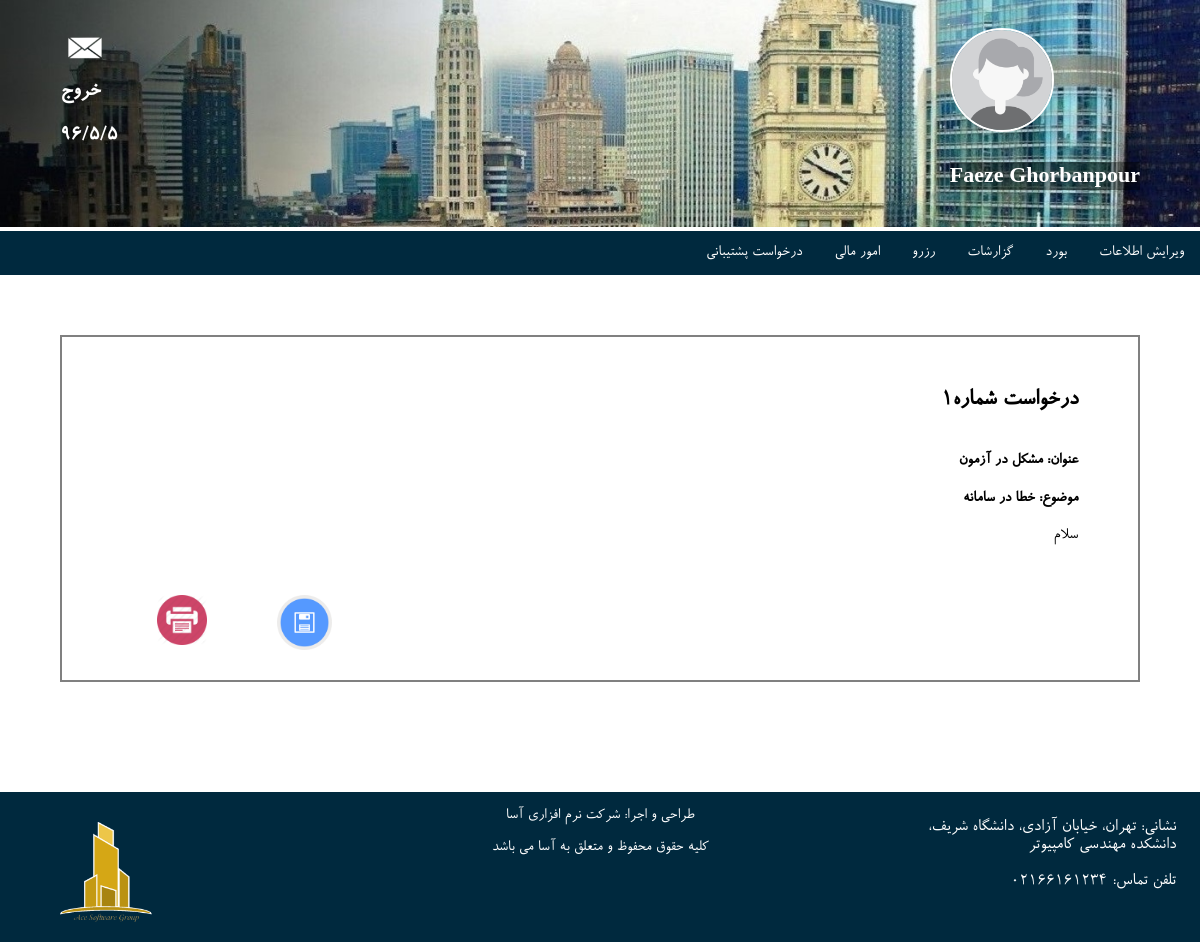
The page /manager/1/view_request/ (signed in) on the database its author committed.
### Manager/models.py (models this page shows)
class Request(models.Model):
    manager = models.ForeignKey(Manager)
    title = models.CharField(max_length=20)
    subject = models.CharField(max_length= 1, choices=SUBJECT_CHOICES)
    text = models.TextField()
    state = models.CharField(max_length=2, choices=STATE_CHOICES)

### Manager/views.py (the view)
# urls.py: url(r'^(?P<request_id>[0-9]+)/view_request/$', views.view_request, name='viewRequest'),
@login_required
def view_request(request, request_id):
    manager_request = get_object_or_404(Request, pk=request_id)
    return render(request, 'manager/viewRequest.html', {'request': manager_request})

### Manager/templates/manager/viewRequest.html (shortened to what this page needs)
{% extends 'manager/managerBase.html' %}
{% load static %}
{% block css %}<link rel="stylesheet" type="text/css" href="{% static 'css/viewBillStyles.css' %}"/>{% endblock %}
{% block content %}
<div class="main">
    <h5>درخواست شماره{{ request.id }}</h5>
    <h4>عنوان: {{ request.title }}</h4>
    <h4>موضوع: {{ request.get_subject_display }}</h4>
    <p style="text-align: right" >
{{ request.text }}
    </p>
    <a href="javascript:void(0)" class="btn"><img src="{% static 'images/printer.png' %}" class="linkImg1"></a>
    <a href="javascript:void(0)" class="btn"><img src="{% static 'images/save.png' %}" class="linkImg2"></a>
</div>
{% endblock %}

### Manager/templates/manager/managerBase.html (shortened to what this page needs)
<!DOCTYPE html>
<html lang="en">
<head>
    {% load static %}
    {% block css %}{% endblock %}
</head>
<body>
<div class="container">
    <img class="cover" src="../../../static/images/test.jpg">
    <div class="topright"><img class="img-circle" src="../../../static/images/user_profile_female.jpg">
        <p class="highlighted"> {{ user.get_full_name }}</p></div>
    <div class="topleft" style="display:grid; z-index:5">
        <a href="{% url 'site:manager:select_contact'%}"><img src="../../../static/images/message.png"
                                                              style="height:50px;width:50px;"/></a>
        <a href="/logout/">خروج</a>
        <p>96/5/5</p>
    </div>
</div>
<div class="menu">
    <ul>
        <li class="dropdown">
            <a href="javascript:void(0)" class="dropbtn">ویرایش اطلاعات</a>
        </li>
        <li class="dropdown">
            <a href="javascript:void(0)" class="dropbtn">بورد</a>
        </li>
        <li class="dropdown">
            <a href="javascript:void(0)" class="dropbtn">گزارشات</a>
        </li>
        <li class="dropdown">
            <a href="javascript:void(0)" class="dropbtn">رزرو</a>
        </li>
        <li class="dropdown">
            <a href="javascript:void(0)" class="dropbtn">امور مالی</a>
        </li>
        <a href="{% url 'site:manager:requests'%}" class="notDropdown">درخواست پشتیبانی</a>
    </ul>
</div>
{% block content %}
{% endblock %}
<div id="footer">
    <div class="address">
        <p>نشانی: تهران، خیابان آزادی، دانشگاه شریف، دانشکده مهندسی کامپیوتر</p>
        <p>تلفن تماس: 02166161234</p>
    </div>
    <p class="footer-block">طراحی و اجرا: شرکت نرم افزاری آسا</p>
    <p class="foot">کلیه حقوق محفوظ و متعلق به آسا می باشد</p>
    <div ><img class="logo" src="../../../static/images/LOGO.png"></div>
</div>
</body>
</html>

### static/css/viewBillStyles.css (style rules this page uses)
.img-circle { border-radius: 50%; max-width: 100px; border: solid white 2px; margin: 0; }
.cover { max-height: 100%; max-width: 100%; position: relative; }
.container { position: relative; }
.topleft { position: absolute; top: 10%; left: 5%; font-family: brandon; text-align: left; font-size: 22px; color: white; font-weight: bold; }
.topleft a { display: inline-block; color: white; padding: 0px; text-decoration: none; }
.topright { position: absolute; top: 12%; right: 5%; font-size: 22px; font-family: brandon; color: white; font-weight: bold; margin: auto; }
.topright p { padding: 0; }
.menu { text-align : right; font-family: brandon; }
ul { list-style-type: none; margin: 0; padding: 0; overflow: hidden; background-color: #00293E; }
li { float: right; }
.notDropdown { float: right; display: inline-block; color: white; text-align: center; padding: 14px 16px; text-decoration: none; }
li a, .dropbtn { display: inline-block; color: white; text-align: center; padding: 14px 16px; text-decoration: none; }
li.dropdown { display: inline-block; }
.main { padding: 5%; padding-top: 1%; padding-bottom: 10%; margin: 5%; border: solid 2px; border-color: gray; font-family: brandon; text-align: right; }
.main a { display: inline-block; color: #F62A00; padding: 0px; text-decoration: none; }
.linkImg1 { width: 50px; }
.linkImg2 { width: 55px; }
.btn { float: left; margin: 35px; }
.btn { color: white; font-family: brandon; }
.main h5 { font-size: 24px; }

### rows shown on the page
Request: id "1", title "مشکل در آزمون", subject "خطا در سامانه", text "سلام"

### other values the page prints
{{ user.get_full_name }} "Faeze Ghorbanpour"
